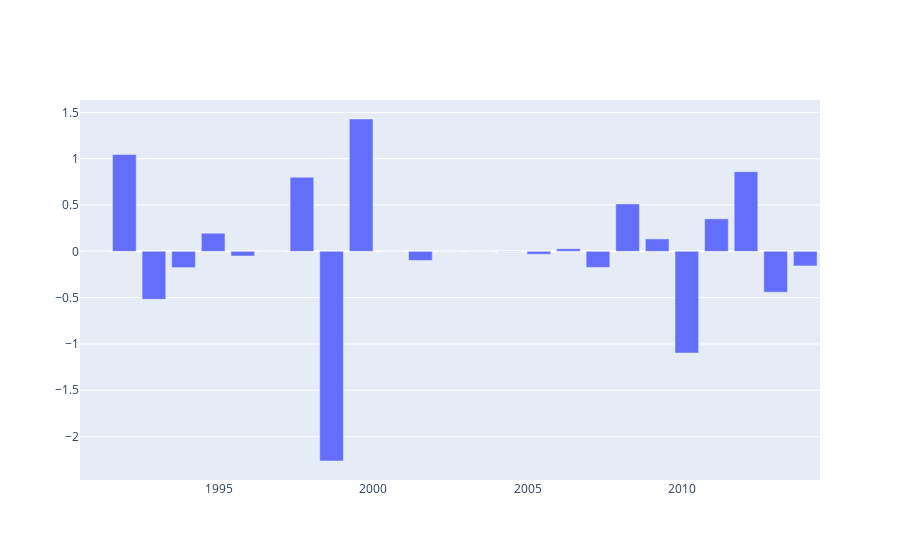

Notebook source saved alongside this figure:
### Code cell
# Listing all the change points in the model
deltas = m.params['delta'].mean(0)
cp = pd.DataFrame(m.changepoints)
cp['deltas'] = deltas
fig = go.Figure()
# Create and style traces
fig.add_trace(go.Bar(x=cp['ds'], y=cp['deltas'], name='CPs',))
